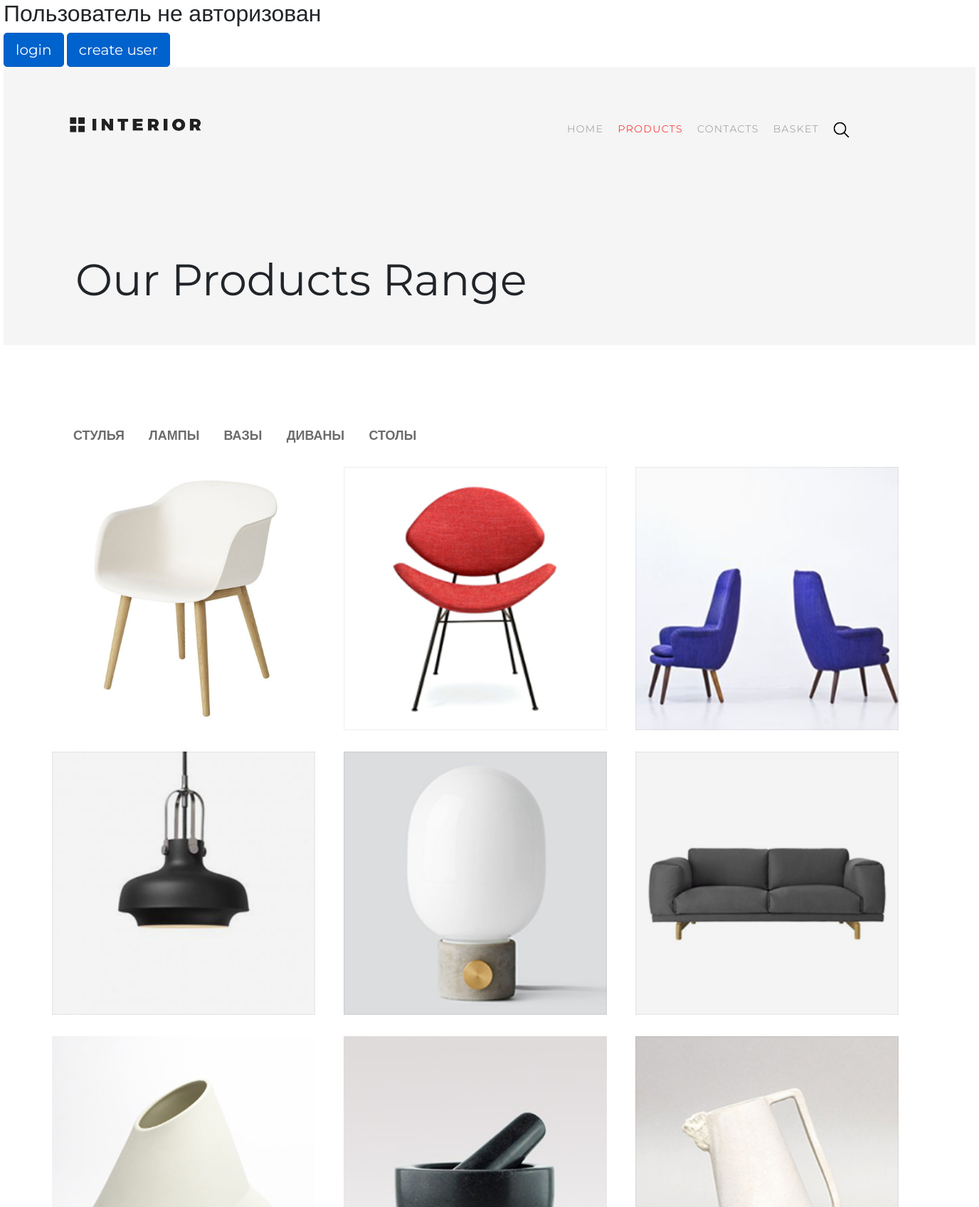
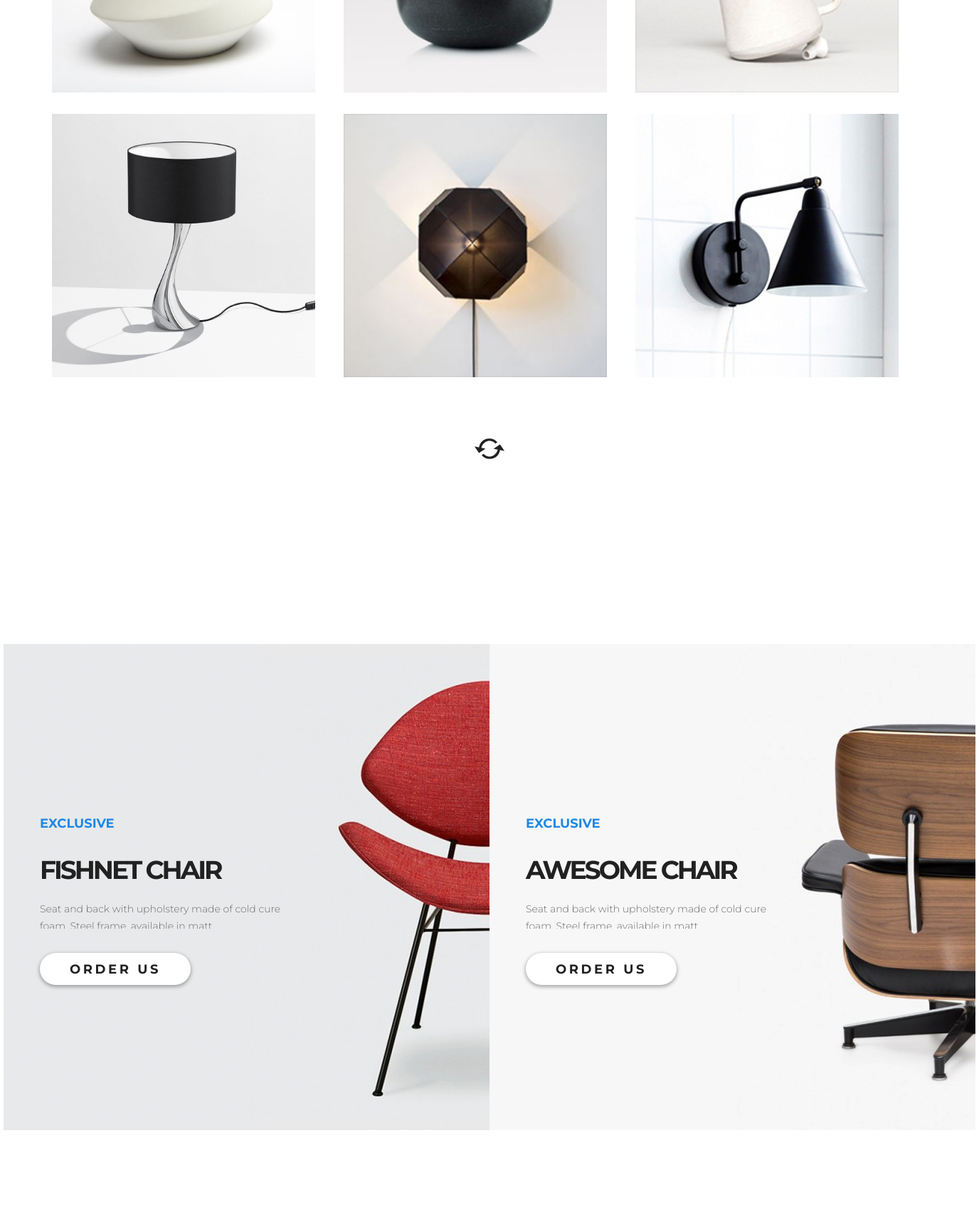
Screenshot of /products/ (upper part) with the database file from the repository (2 pictures, top to bottom).
### mainapp/models.py (models this page shows, shortened)
class ProductCategory (models.Model):
    class Meta:
        verbose_name = 'Категория'
        verbose_name_plural = 'Категории'
    name = models.CharField(verbose_name='имя', max_length=64, unique=True)
    description = models.TextField(verbose_name='описание', blank=True)

class Product(models.Model):
    class Meta:
        verbose_name = 'Продукт'
        verbose_name_plural = 'Продукты'
    category = models.ForeignKey(ProductCategory, on_delete=models.CASCADE)
    name = models.CharField(verbose_name='имя продукта', max_length=128)
    image = models.ImageField(upload_to='products_images', blank=True)
    short_desc = models.CharField(verbose_name='краткое описание продукта', max_length=60, blank=True)
    description = models.TextField(verbose_name='описание продукта', blank=True)
    price = models.DecimalField(verbose_name='цена', max_digits=8, decimal_places=2, default=0)
    quantity = models.PositiveIntegerField(verbose_name='в наличии', default=0)

### mainapp/views.py (the view)
# urls.py: path('products/', include( 'mainapp.urls', namespace='products')),
def products(request, pk=None):
    if pk:
        category = get_object_or_404(ProductCategory, pk=pk)
        products = Product.objects.filter(category=category)
        media = '../../media/'
    else:
        products = Product.objects.all()[:12]
        media = '../media/'
    content = {
               'links_sec_menu': links_sec_menu,
               'products_12': products,
               'titles': titles,
               'product_2': product_2,
               'media': media,
               }
    return render(request, 'mainapp/catalog.html', content)

### mainapp/templates/mainapp/catalog.html (shortened to what this page needs)
{% extends 'mainapp/base.html' %}
{% load staticfiles %}
{% block css %}
    {{ block.super}}
    <link rel="stylesheet" type="text/css" href="{% static '/css/style_deals.css' %}">
    <link rel="stylesheet" type="text/css" href="{% static '/css/style_contacts.css' %}">
{% endblock %}
{% block header %}
    {{block.super}}
    <h1>Our Products Range</h1>
{% endblock %}
{% block content %}
            {% include 'mainapp/includes/inc_sec_menu.html' %}
            {% for product in products_12 %}
                {% if forloop.counter|add:2|divisibleby:3 %}
                    <div class="trends row row_3">
                {% endif %}
                    <div class="product col-lg-4">
                        <img src="{{ media }}{{ product.image }}" alt="Картинка не прогрузилась">
                    </div>
                {% if forloop.counter|divisibleby:3 or forloop.last %}
                    </div>
                {% endif %}
            {% endfor %}
            <div class="row ring">
                <a href="/"><img src="/static/img/ring.png" alt="Картинка не прогрузилась"></a>
            </div>
            <div class="row level_2">
                {% include 'mainapp/includes/inc_prod_2.html' %}
            </div>
{% endblock %}

### mainapp/templates/mainapp/includes/inc_sec_menu.html (shortened to what this page needs)
{% load staticfiles %}
{% block menu %}
    <div class="categories">
        <ul>
            {% for link in links_sec_menu %}
                <li><a href="{% url 'products:category' link.id %}"
                       class="">
                       {{ link.name }}
                    </a>
                </li>
            {% endfor %}
        </ul>
    </div>
{% endblock %}

### static/css/style.css (style rules this page uses)
body { font-family: 'Montserrat', sans-serif; max-width: 1366px; min-width: 800px; margin: 0 auto; }
html, body { height: 100%; }
* { padding: 0; margin: 0; }
a { text-decoration: none; }
li { list-style-type: none; }
.col-lg-6, .col-lg-4 { padding: 0; }
.product { height: 270px; margin: 0px; padding: 0; }
.product img { position: absolute; }
.row_3 img { width: 370px; height: 370px; }
.level_2 { margin-top: 120px; height: 683px; }

### static/css/style_deals.css (style rules this page uses)
.categories { width: 100%; background-color: #f4f4f4; }
.categories ul { margin: 0; text-align: center; }
.categories li { margin: 15px; padding: 0; display: inline-block; }
.categories a { color: #6c6c6c; font-size: 18px; font-weight: 700; text-transform: uppercase; }
.product { height: 370px; margin: 15px 0; padding: 0; }

### static/css/style_contacts.css (style rules this page uses)
.header h1 { font-size: 62px; font-weight: 400; line-height: 72px; margin: 171px 0 0 101px; }
.categories { background-color: #fff; }
.categories ul { text-align: unset; }
.ring a { display: block; margin: 71px auto 140px; }
.level_2 { width: 1366px; margin-left: -83px; }

### rows the page displays
ProductCategory: name "СТУЛЬЯ"
ProductCategory: name "ЛАМПЫ"
ProductCategory: name "ВАЗЫ"
ProductCategory: name "ДИВАНЫ"
ProductCategory: name "СТОЛЫ"
Product: image (picture)
Product: image (picture)
Product: shows a picture
Product: image (picture)
Product: image (picture)
Product: image (picture)
Product: image (picture)
Product: image (picture)
Product: image (picture)
Product: image (picture)
Product: image (picture)
Product: image (picture)

### other values shown
{{ prod.name }} "FISHNET CHAIR" "AWESOME CHAIR"
{{ prod.description }} "Seat and back with upholstery made of cold cure…" "Seat and back with upholstery made of cold cure…"
